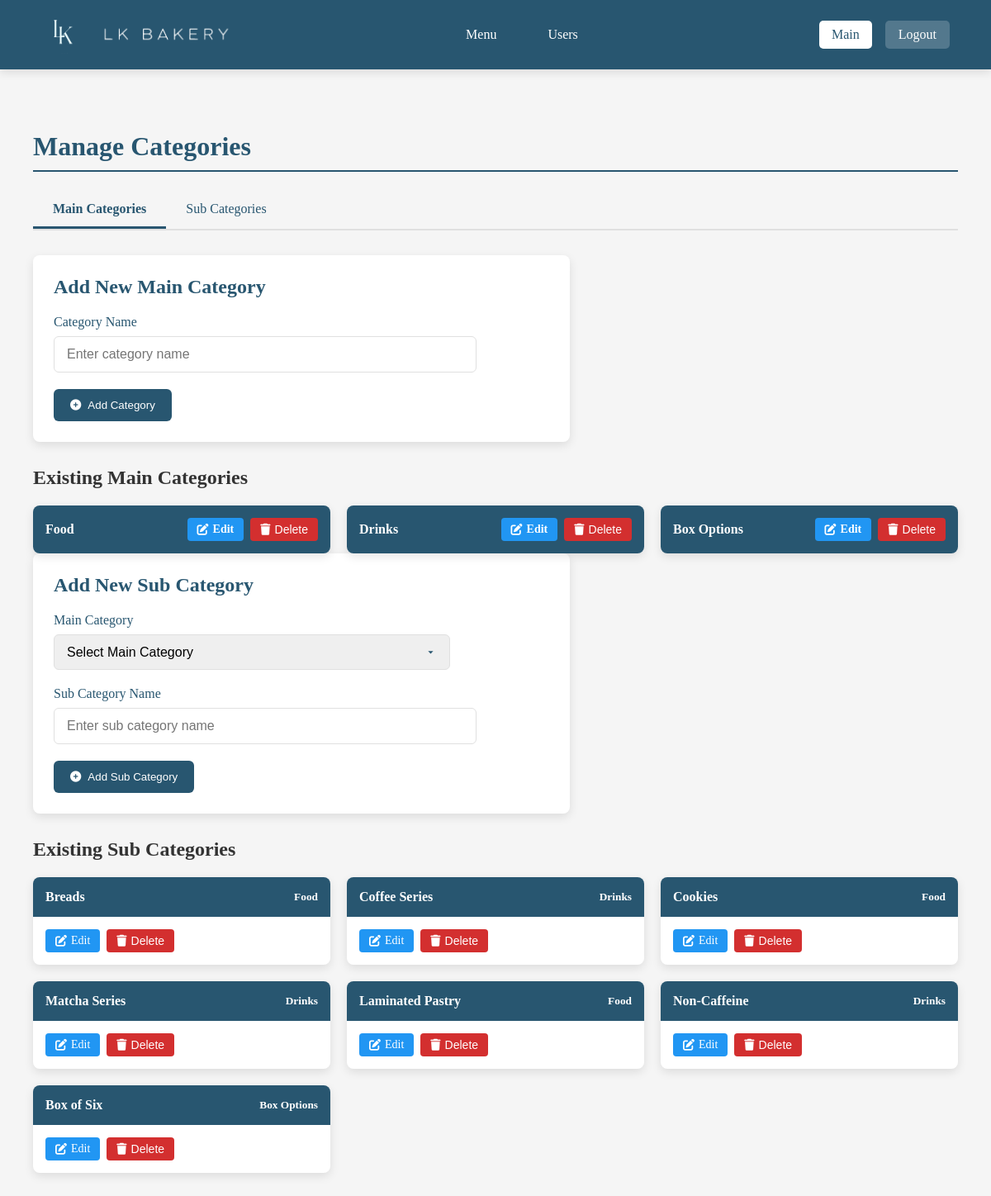
/admin/manage_categories.php (signed in), run on the app's committed database.
### tables this page shows
CREATE TABLE `main_categories` (
  `id` int(11) NOT NULL,
  `name` varchar(255) NOT NULL,
  `created_at` timestamp NOT NULL DEFAULT current_timestamp()
);

CREATE TABLE `sub_categories` (
  `id` int(11) NOT NULL,
  `main_category_id` int(11) NOT NULL,
  `name` varchar(255) NOT NULL,
  `created_at` timestamp NOT NULL DEFAULT current_timestamp()
);

### admin/manage_categories.php (the view, shortened to what this page needs)
<?php
include '../includes/db_connect.php';
$main_categories = $pdo->query("SELECT * FROM main_categories ORDER BY id")->fetchAll();
$sub_categories = $pdo->query("
    SELECT sc.*, mc.name AS main_category_name
    FROM sub_categories sc
    JOIN main_categories mc ON sc.main_category_id = mc.id
    ORDER BY sc.id
")->fetchAll();
?>
<!DOCTYPE html>
<html>
<head>
    <link rel="stylesheet" href="../css/admin.css">
    <link rel="stylesheet" href="https://cdnjs.cloudflare.com/ajax/libs/font-awesome/6.0.0/css/all.min.css">
    <?php include '../includes/header.php'; ?>
</head>
<body>
    <div class="admin-container">
        <h1>Manage Categories</h1>
        <div class="tabs">
            <div class="tab active" onclick="showTab('main-categories')">Main Categories</div>
            <div class="tab" onclick="showTab('sub-categories')">Sub Categories</div>
        </div>
        <div id="main-categories" class="tab-content active">
            <div class="category-form">
                <h2 style="color: var(--primary-color); margin-top: 0;">Add New Main Category</h2>
                <form method="POST" action="save_category.php">
                    <div class="form-group">
                        <label>Category Name</label>
                        <input type="text" name="name" class="form-control" placeholder="Enter category name" required>
                    </div>
                    <button type="submit" class="btn-submit">
                        <i class="fas fa-plus-circle"></i> Add Category
                    </button>
                </form>
            </div>
            <h2>Existing Main Categories</h2>
            <div class="category-cards">
                <?php foreach ($main_categories as $category): ?>
                <div class="category-card">
                    <div class="category-header">
                        <?= htmlspecialchars($category['name']) ?>
                        <div class="category-actions">
                            <a href="edit_category.php?type=main&id=<?= $category['id'] ?>" class="action-btn edit-btn">
                                <i class="fas fa-edit"></i> Edit
                            </a>
                            <button class="action-btn delete-btn"
                                onclick="confirmDelete('main', <?= $category['id'] ?>, '<?= htmlspecialchars(addslashes($category['name'])) ?>')">
                                <i class="fas fa-trash"></i>
                                Delete
                            </button>
                        </div>
                    </div>
                </div>
                <?php endforeach; ?>
            </div>
        </div>
        <div id="sub-categories" class="tab-content">
            <div class="category-form">
                <h2 style="color: var(--primary-color); margin-top: 0;">Add New Sub Category</h2>
                <form method="POST" action="save_category.php">
                    <div class="form-group">
                        <label>Main Category</label>
                        <select name="main_category_id" class="form-control" required>
                            <option value="" disabled selected>Select Main Category</option>
                        </select>
                    </div>
                    <div class="form-group">
                        <label>Sub Category Name</label>
                        <input type="text" name="name" class="form-control" placeholder="Enter sub category name" required>
                    </div>
                    <button type="submit" class="btn-submit">
                        <i class="fas fa-plus-circle"></i> Add Sub Category
                    </button>
                </form>
            </div>
            <h2>Existing Sub Categories</h2>
            <div class="category-cards">
                <?php foreach ($sub_categories as $sub): ?>
                <div class="category-card">
                    <div class="category-header">
                        <?= htmlspecialchars($sub['name']) ?>
                        <small><?= htmlspecialchars($sub['main_category_name']) ?></small>
                    </div>
                    <div style="padding: 15px;">
                        <div class="category-actions">
                            <a href="edit_category.php?type=sub&id=<?= $sub['id'] ?>" class="action-btn edit-btn">
                                <i class="fas fa-edit"></i> Edit
                            </a>
                            <button class="action-btn delete-btn"
                                onclick="confirmDelete('sub', <?= $sub['id'] ?>, '<?= htmlspecialchars(addslashes($sub['name'])) ?>')">
                                <i class="fas fa-trash"></i>
                                Delete
                            </button>
                        </div>
                    </div>
                </div>
                <?php endforeach; ?>
            </div>
        </div>
    </div>
</body>
</html>

### includes/header.php (shortened to what this page needs)
<!DOCTYPE html>
<html lang="en">
<head>
    <link rel="stylesheet" href="../css/admin.css">
</head>
<body>
    <<header>
    <nav class="main-nav">
        <div class="nav-group logo-group">
            <div class="logo">
                <a href="dashboard.php">
                    <img src="../imgs/logodash.png" alt="LK Bakery Logo">
                </a>
            </div>
            <div class="textlogo">
                <a href="dashboard.php">
                    <img src="../imgs/logotextdash.png" alt="Admin Panel">
                </a>
            </div>
        </div>
        <div class="nav-group links-group">
            <ul class="nav-links">
                <li><a href="manage_menu.php">Menu</a></li>
                <li><a href="manage_users.php">Users</a></li>
            </ul>
        </div>
        <div class="nav-group auth-group">
            <div class="auth-container">
                <?php if(isset($_SESSION['username'])): ?>
                    <?php if($_SESSION['role'] === 'admin'): ?>
                        <a href="../main/home.php" class="admin-btn">Main</a>
                    <?php endif; ?>
                    <a href="../auth/logout.php" class="auth-link">Logout</a>
                <?php else: ?>
                    <a href="../auth/login.php" class="auth-link">Login</a>
                <?php endif; ?>
            </div>
        </div>
    </nav>
</header>
    <main class="admin-main">

### css/admin.css (style rules this page uses)
:root { --primary: #285670; --primary-light: #5199b9; --secondary: #9c785b; --danger: #e74c3c; --success: #27ae60; --warning: #f39c12; --light-gray: #f8f8f8; --medium-gray: #e0e0e0; --dark-gray: #2c3e50; --white: #ffffff; }
body { font-family: Font1; background-color: var(--light-gray); margin: 0; padding: 0; color: #333; }
header { position: fixed; width: 100%; top: 0; left: 0; z-index: 1000; background-color: #285670; box-shadow: 0px 4px 10px rgba(0, 0, 0, 0.1); }
.admin-btn { background-color: #ffffff; color: #285670; padding: 8px 15px; border-radius: 5px; margin-left: 15px; font-size: 1em; transition: all 0.3s ease; justify-items: center; text-decoration: none; display: inline-block; }
.main-nav { display: flex; justify-content: space-between; align-items: center; padding: 15px 50px; max-width: 1440px; margin: 0 auto; }
.nav-group { display: flex; align-items: center; gap: 1rem; }
.logo-group { flex: 1; display: flex; align-items: center; gap: 1rem; }
.logo img { max-height: 50px; width: auto; }
.textlogo img { height: 30px; width: auto; filter: brightness(0) invert(1); }
.links-group { display: flex; justify-content: center; width: 100%; }
.nav-links { display: flex; gap: 2rem; list-style: none; margin: 0; padding: 0; justify-content: center; }
.nav-links a { text-decoration: none; color: white; font-family: Font2; font-size: 1em; padding: 10px 15px; transition: all 0.3s ease-in-out; border-radius: 5px; }
.auth-group { flex: 1; justify-content: flex-end; }
.auth-container { display: flex; align-items: center; gap: 1rem; }
.auth-link { padding: 0.5rem 1rem; border-radius: 5px; background-color: rgba(255, 255, 255, 0.2); color: white; text-decoration: none; transition: all 0.3s ease; }
.admin-main { margin-top: 80px; padding: 20px; }
.admin-container { max-width: 1200px; margin: 0 auto; padding: 20px; }
.form-group { margin-bottom: 20px; }
.form-group label { display: block; margin-bottom: 8px; font-weight: 500; }
.form-control { width: 100%; padding: 10px; border: 1px solid var(--medium-gray); border-radius: 5px; font-size: 1rem; }

### data on the page
main_categories: name "Food"
main_categories: name "Drinks"
main_categories: name "Box Options"
sub_categories: name "Breads", main_category.name "Food"
sub_categories: name "Coffee Series", main_category.name "Drinks"
sub_categories: name "Cookies", main_category.name "Food"
sub_categories: name "Matcha Series", main_category.name "Drinks"
sub_categories: name "Laminated Pastry", main_category.name "Food"
sub_categories: name "Non-Caffeine", main_category.name "Drinks"
sub_categories: name "Box of Six", main_category.name "Box Options"
